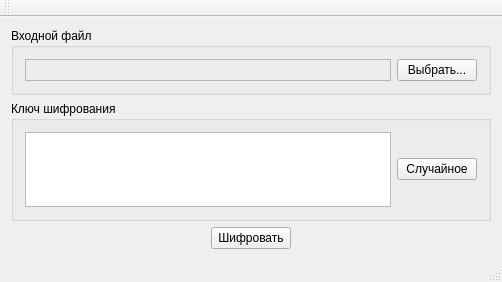
<?xml version="1.0" encoding="UTF-8"?>
<ui version="4.0">
 <class>MainWindow</class>
 <widget class="QMainWindow" name="MainWindow">
  <property name="geometry">
   <rect>
    <x>0</x>
    <y>0</y>
    <width>502</width>
    <height>282</height>
   </rect>
  </property>
  <property name="windowTitle">
   <string>МиС ЗКИ #7</string>
  </property>
  <widget class="QWidget" name="centralWidget">
   <layout class="QGridLayout" name="gridLayout">
    <item row="2" column="0">
     <layout class="QHBoxLayout" name="horizontalLayout_5">
      <item>
       <spacer name="horizontalSpacer">
        <property name="orientation">
         <enum>Qt::Horizontal</enum>
        </property>
        <property name="sizeHint" stdset="0">
         <size>
          <width>40</width>
          <height>20</height>
         </size>
        </property>
       </spacer>
      </item>
      <item>
       <widget class="QPushButton" name="pushButton_5">
        <property name="text">
         <string>Шифровать</string>
        </property>
       </widget>
      </item>
      <item>
       <spacer name="horizontalSpacer_2">
        <property name="orientation">
         <enum>Qt::Horizontal</enum>
        </property>
        <property name="sizeHint" stdset="0">
         <size>
          <width>40</width>
          <height>20</height>
         </size>
        </property>
       </spacer>
      </item>
     </layout>
    </item>
    <item row="0" column="0">
     <widget class="QGroupBox" name="groupBox">
      <property name="title">
       <string>Входной файл</string>
      </property>
      <layout class="QHBoxLayout" name="horizontalLayout">
       <item>
        <widget class="QLabel" name="label">
         <property name="frameShape">
          <enum>QFrame::StyledPanel</enum>
         </property>
         <property name="frameShadow">
          <enum>QFrame::Raised</enum>
         </property>
         <property name="text">
          <string/>
         </property>
        </widget>
       </item>
       <item>
        <widget class="QPushButton" name="pushButton">
         <property name="sizePolicy">
          <sizepolicy hsizetype="Fixed" vsizetype="Fixed">
           <horstretch>0</horstretch>
           <verstretch>0</verstretch>
          </sizepolicy>
         </property>
         <property name="baseSize">
          <size>
           <width>75</width>
           <height>23</height>
          </size>
         </property>
         <property name="text">
          <string>Выбрать...</string>
         </property>
        </widget>
       </item>
      </layout>
     </widget>
    </item>
    <item row="1" column="0">
     <widget class="QGroupBox" name="groupBox_3">
      <property name="title">
       <string>Ключ шифрования</string>
      </property>
      <layout class="QHBoxLayout" name="horizontalLayout_4">
       <item>
        <widget class="QPlainTextEdit" name="plainTextEdit"/>
       </item>
       <item>
        <widget class="QPushButton" name="pushButton_3">
         <property name="sizePolicy">
          <sizepolicy hsizetype="Fixed" vsizetype="Fixed">
           <horstretch>0</horstretch>
           <verstretch>0</verstretch>
          </sizepolicy>
         </property>
         <property name="baseSize">
          <size>
           <width>75</width>
           <height>23</height>
          </size>
         </property>
         <property name="text">
          <string>Случайное</string>
         </property>
        </widget>
       </item>
      </layout>
     </widget>
    </item>
   </layout>
  </widget>
  <widget class="QMenuBar" name="menuBar">
   <property name="geometry">
    <rect>
     <x>0</x>
     <y>0</y>
     <width>502</width>
     <height>21</height>
    </rect>
   </property>
  </widget>
  <widget class="QToolBar" name="mainToolBar">
   <attribute name="toolBarArea">
    <enum>TopToolBarArea</enum>
   </attribute>
   <attribute name="toolBarBreak">
    <bool>false</bool>
   </attribute>
  </widget>
  <widget class="QStatusBar" name="statusBar"/>
 </widget>
 <layoutdefault spacing="6" margin="11"/>
 <resources/>
 <connections/>
</ui>
